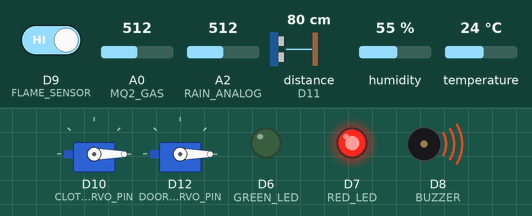
Bench run of a sketch on a simulated Arduino Nano 33 IoT. On the bench: 2 × servo, output pins drawn as LEDs (lit = HIGH), buzzer (waves = sounding). Wiring (inferred from the names in the program): ultrasonic range finder: trigger D5; echo D11. The inputs (shaded band) are chosen by the test bench; at power-on: distance to the obstacle (sensor on D11) 80 cm, A0 (MQ2_GAS) = 512, A2 (RAIN_ANALOG) = 512, D9 (FLAME_SENSOR) HIGH, humidity 55 %, temperature 24 °C. The echo pulse lasts 58.3 µs per cm; nothing arrives over Bluetooth unless stated; a phone connects over Bluetooth LE 3 s after start; pins used as bus, display or sensor lines are not drawn; what the sketch prints to the serial monitor is not drawn.

Above: at 3.2 s.
3.3 s: distance to the obstacle (sensor on D11) set to 34 cm
4.8 s: distance to the obstacle (sensor on D11) set to 29 cm
At 5.2 s:
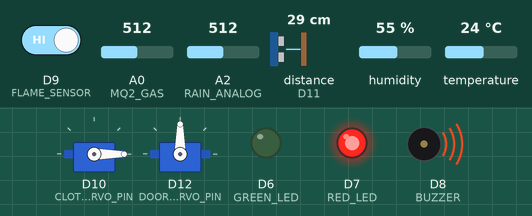
6.3 s: A0 (MQ2_GAS) set to 178
At 6.9 s:
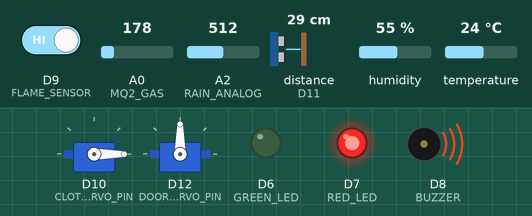
12.3 s: A0 (MQ2_GAS) set to 151
At 12.7 s:
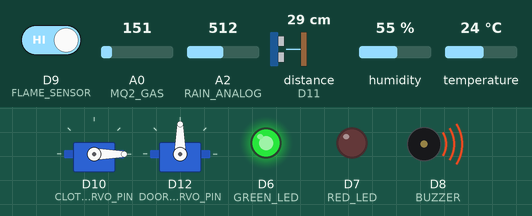
15.8 s: A2 (RAIN_ANALOG) set to 487
At 16.22 s:
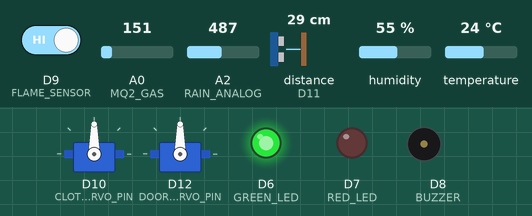
19.3 s: D9 (FLAME_SENSOR) driven LOW
At 20.5 s:
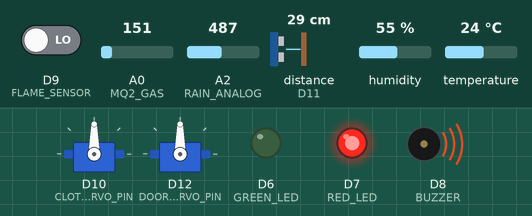
Timing chart, 0 to 21.8 s (numbered marks = the images above; inputs shaded):
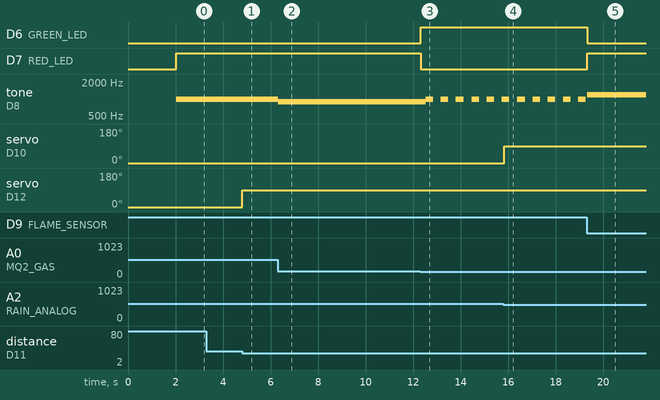

Measured:
- the behaviour switches between 32 and 31 cm on distance to the obstacle (sensor on D11) (found by bisection; images 0 and 1)
- the behaviour switches between 170 and 169 on A0 (MQ2_GAS) (found by bisection; images 2 and 3)
- the behaviour switches between 500 and 499 on A2 (RAIN_ANALOG) (found by bisection; images 3 and 4)
- after the input at 3.3 s, every drawn part: stays the same
- after the input at 4.8 s, servo on D12 (DOOR_SERVO_PIN): 0° → 90° at once
- after the input at 6.3 s, tone on D8 (BUZZER): 1000 Hz → 900 Hz at once
- after the input at 12.3 s, D6 (GREEN_LED): LOW → HIGH at once; D7 (RED_LED): HIGH → LOW at once; tone on D8 (BUZZER): alternates 1000 Hz for 0.32 s and silent for 0.32 s, starting after 0.23 s
- after the input at 15.8 s, servo on D10 (CLOTHES_SERVO_PIN): 0° → 90° at once
- after the input at 19.3 s, D6 (GREEN_LED): HIGH → LOW at once; D7 (RED_LED): LOW → HIGH at once

The sketch:

smarthome.ino
```cpp
#include <ArduinoBLE.h>
#include <ArduinoJson.h>
#include <DHT.h>
#include <Servo.h>

// ===================== SENSORS =====================
#define MQ2_GAS A0
#define FLAME_SENSOR 9

// --- RAIN SENSOR ---
#define RAIN_ANALOG A2
#define RAIN_DIGITAL 3
int rainThreshold = 500;

// --- SERVOS ---
Servo clothesServo;
Servo doorServo;
#define CLOTHES_SERVO_PIN 10
#define DOOR_SERVO_PIN 12

// --- HC-SR04 ---
#define TRIG_PIN 5
#define ECHO_PIN 11

// --- DHT11 SENSOR ---
#define DHTPIN 4
#define DHTTYPE DHT11
DHT dht(DHTPIN, DHTTYPE);

// --- OUTPUTS ---
#define GREEN_LED 6
#define RED_LED 7
#define BUZZER 8

// ===================== BLE UUIDs =====================
const char* SERVICE_UUID     = "6e400001-b5a3-f393-e0a9-e50e24dcca9e";
const char* SENSOR_CHAR_UUID = "6e400002-b5a3-f393-e0a9-e50e24dcca9e"; // Notify Arduino -> Pi
const char* ACTION_CHAR_UUID = "6e400003-b5a3-f393-e0a9-e50e24dcca9e"; // Write  Pi -> Arduino

BLEService shmService(SERVICE_UUID);
BLECharacteristic sensorChar(SENSOR_CHAR_UUID, BLERead | BLENotify, 220);
BLECharacteristic actionChar(ACTION_CHAR_UUID, BLEWrite | BLEWriteWithoutResponse, 220);

// ===================== TIMERS =====================
unsigned long lastSerial = 0;
unsigned long lastBleSend = 0;
unsigned long lastBuzzerToggle = 0;

const unsigned long BLE_SEND_INTERVAL_MS = 1000;
const unsigned long ACTION_TIMEOUT_MS = 3000;
unsigned long lastActionMs = 0;

// ===================== State =====================
bool motionDetected = false;
bool doorOpen = false;
bool buzzerState = false;
bool rainStatus = false;

// ===================== Remote override =====================
bool remoteOverrideActive = false;

int  remoteBuzzer = -1;       // -1=no override, 0/1=force
char remoteLed = 0;           // 0=no override, 'R','G','Y','O'
int  remoteClothesServo = -1; // -1=no override, else angle
int  remoteDoorServo = -1;    // -1=no override, else angle

// ===================== Safe DHT Read =====================
float readTemp() {
  float t = dht.readTemperature();
  int tries = 0;
  while (isnan(t) && tries < 5) {
    delay(200);
    t = dht.readTemperature();
    tries++;
  }
  return isnan(t) ? -1 : t;
}

float readHum() {
  float h = dht.readHumidity();
  int tries = 0;
  while (isnan(h) && tries < 5) {
    delay(200);
    h = dht.readHumidity();
    tries++;
  }
  return isnan(h) ? -1 : h;
}

// ===================== Helpers =====================
void setLED(char code) {
  if (code == 'R') {
    digitalWrite(RED_LED, HIGH);
    digitalWrite(GREEN_LED, LOW);
  } else if (code == 'G') {
    digitalWrite(RED_LED, LOW);
    digitalWrite(GREEN_LED, HIGH);
  } else if (code == 'Y') {
    digitalWrite(RED_LED, HIGH);
    digitalWrite(GREEN_LED, HIGH);
  } else {
    digitalWrite(RED_LED, LOW);
    digitalWrite(GREEN_LED, LOW);
  }
}

long readDistanceCm() {
  digitalWrite(TRIG_PIN, LOW);
  delayMicroseconds(5);
  digitalWrite(TRIG_PIN, HIGH);
  delayMicroseconds(10);
  digitalWrite(TRIG_PIN, LOW);

  long duration = pulseIn(ECHO_PIN, HIGH, 25000);
  if (duration == 0) return 999;
  return (long)(duration * 0.034 / 2);
}

String buildSensorJSON(int gasValue, int flameRaw, int rainAnalog, float temp, float hum, int distance) {
  int flameDetected = (flameRaw == LOW) ? 1 : 0;

  StaticJsonDocument<256> doc;
  doc["gas"] = gasValue;
  doc["flame"] = flameDetected;
  doc["temp"] = temp;
  doc["hum"] = hum;
  doc["rainAnalog"] = rainAnalog;
  doc["raining"] = rainStatus ? 1 : 0;
  doc["distance"] = distance;
  doc["motion"] = motionDetected ? 1 : 0;
  doc["doorOpen"] = doorOpen ? 1 : 0;

  String out;
  serializeJson(doc, out);
  return out;
}

void handleActionJSON(const String& jsonStr) {
  StaticJsonDocument<256> doc;
  DeserializationError err = deserializeJson(doc, jsonStr);
  if (err) return;

  lastActionMs = millis();
  remoteOverrideActive = true;

  if (doc.containsKey("buzzer")) remoteBuzzer = (int)doc["buzzer"];

  if (doc.containsKey("led")) {
    const char* led = doc["led"];
    if (led && led[0]) remoteLed = led[0];
  }

  if (doc.containsKey("clothesServo")) remoteClothesServo = (int)doc["clothesServo"];
  if (doc.containsKey("doorServo")) remoteDoorServo = (int)doc["doorServo"];
}

void checkForPiActions() {
  if (!actionChar.written()) return;

  int len = actionChar.valueLength();
  if (len <= 0 || len >= 220) return;

  char buf[221];
  actionChar.readValue((uint8_t*)buf, len);
  buf[len] = '\0';

  handleActionJSON(String(buf));
}

void applyRemoteOverrides() {
  if (remoteOverrideActive && (millis() - lastActionMs > ACTION_TIMEOUT_MS)) {
    remoteOverrideActive = false;
    remoteBuzzer = -1;
    remoteLed = 0;
    remoteClothesServo = -1;
    remoteDoorServo = -1;
  }

  if (!remoteOverrideActive) return;

  if (remoteLed != 0) setLED(remoteLed);

  if (remoteBuzzer == 0) {
    noTone(BUZZER);
  } else if (remoteBuzzer == 1) {
    tone(BUZZER, 1000);
  }

  if (remoteClothesServo >= 0 && remoteClothesServo <= 180) {
    clothesServo.write(remoteClothesServo);
  }
  if (remoteDoorServo >= 0 && remoteDoorServo <= 180) {
    doorServo.write(remoteDoorServo);
  }
}

// ===================== Setup =====================
void setup() {
  Serial.begin(9600);

  pinMode(GREEN_LED, OUTPUT);
  pinMode(RED_LED, OUTPUT);
  pinMode(BUZZER, OUTPUT);
  pinMode(FLAME_SENSOR, INPUT);
  pinMode(RAIN_DIGITAL, INPUT);

  pinMode(TRIG_PIN, OUTPUT);
  pinMode(ECHO_PIN, INPUT);

  clothesServo.attach(CLOTHES_SERVO_PIN);
  clothesServo.write(0);

  doorServo.attach(DOOR_SERVO_PIN);
  doorServo.write(0);

  dht.begin();
  delay(2000);

  // ===== BLE start =====
  if (!BLE.begin()) {
    while (1) { delay(500); }
  }

  BLE.setLocalName("SHM-UnoR4");
  BLE.setDeviceName("SHM-UnoR4");
  BLE.setAdvertisedService(shmService);

  shmService.addCharacteristic(sensorChar);
  shmService.addCharacteristic(actionChar);
  BLE.addService(shmService);

  sensorChar.writeValue("{}");   // ✅ FIXED (no ambiguity)
  BLE.advertise();

  Serial.println("✅ BLE Advertising as SHM-UnoR4");
}

// ===================== Loop =====================
void loop() {
  BLEDevice central = BLE.central();

  // --- Sensor Reads ---
  int gasValue = analogRead(MQ2_GAS);
  int flameValue = digitalRead(FLAME_SENSOR);
  int rainAnalog = analogRead(RAIN_ANALOG);
  float temp = readTemp();
  float hum = readHum();

  // --- Rain + Clothes Servo ---
  bool currentRain = (rainAnalog < rainThreshold);
  if (currentRain != rainStatus) {
    rainStatus = currentRain;
    if (rainStatus) {
      clothesServo.write(90);
      Serial.println("🌧 Rain Detected – Clothes Pulled Inside");
    } else {
      clothesServo.write(0);
      Serial.println("☀️ No Rain – Clothes Outside");
    }
  }

  // --- Motion ---
  int distance = (int)readDistanceCm();
  motionDetected = (distance <= 30);

  // --- Door Control ---
  if (motionDetected) {
    if (!doorOpen) {
      doorServo.write(90);
      doorOpen = true;
      Serial.println("🚶 Motion Detected → Door Open");
    }
  } else {
    if (doorOpen) {
      doorServo.write(0);
      doorOpen = false;
      Serial.println("No Motion → Door Closed");
      noTone(BUZZER);
      buzzerState = false;
    }
  }

  // --- Buzzer Beep Pattern ---
  if (motionDetected && doorOpen) {
    if (millis() - lastBuzzerToggle >= 300) {
      lastBuzzerToggle = millis();
      buzzerState = !buzzerState;
      if (buzzerState) tone(BUZZER, 1000);
      else noTone(BUZZER);
    }
  }

  // --- Flame & Gas ---
  if (flameValue == LOW) {
    setLED('R');
    tone(BUZZER, 1200);
  } else {
    if (gasValue < 170) {
      setLED('G');
      if (!motionDetected) noTone(BUZZER);
    } else if (gasValue < 400) {
      setLED('R');
      tone(BUZZER, 900);
    } else {
      setLED('R');
      tone(BUZZER, 1000);
    }
  }

  // --- BLE section ---
  if (central && central.connected()) {
    BLE.poll();           // ✅ helps BLE reliability
    checkForPiActions();

    if (millis() - lastBleSend >= BLE_SEND_INTERVAL_MS) {
      lastBleSend = millis();
      String payload = buildSensorJSON(gasValue, flameValue, rainAnalog, temp, hum, distance);
      sensorChar.writeValue(payload.c_str());
    }

    applyRemoteOverrides();
  } else {
    remoteOverrideActive = false;
    remoteBuzzer = -1;
    remoteLed = 0;
    remoteClothesServo = -1;
    remoteDoorServo = -1;
  }

  // --- Serial Output Every 3 Seconds ---
  if (millis() - lastSerial >= 3000) {
    lastSerial = millis();

    Serial.print("Gas Level: ");
    Serial.println(gasValue);
    if (gasValue < 250) Serial.println("Air Quality: Good 😊😊");
    else if (gasValue < 400) Serial.println("Air Quality: WARNING ⚠️");
    else Serial.println("Air Quality: DANGEROUS 🚨");
    Serial.println();

    if (flameValue == LOW) Serial.println("Flame Sensor: FLAME DETECTED 🔥");
    else Serial.println("Flame Sensor: No flame");

    if (temp != -1 && hum != -1) {
      Serial.print("| Temp=");
      Serial.print(temp, 2);
      Serial.print(" | Hum=");
      Serial.println(hum, 2);
    }

    Serial.println();
  }

  delay(50);
}
```
